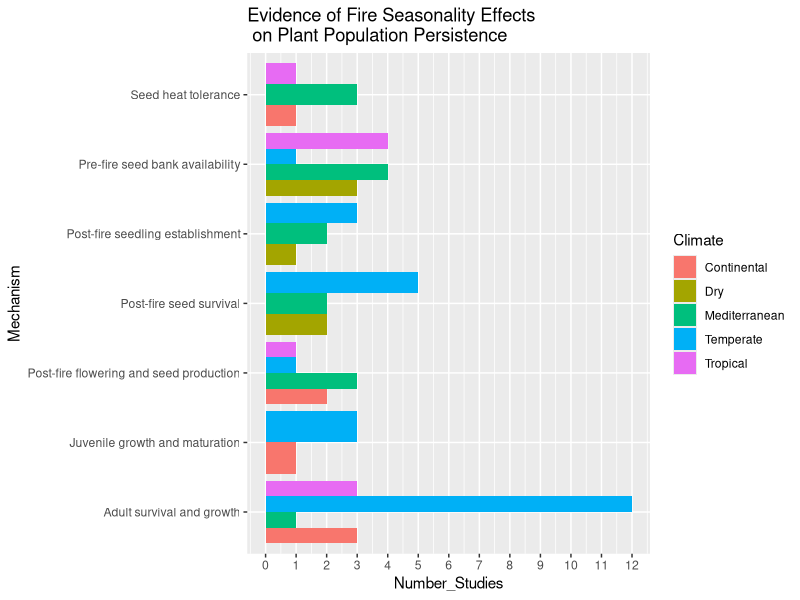
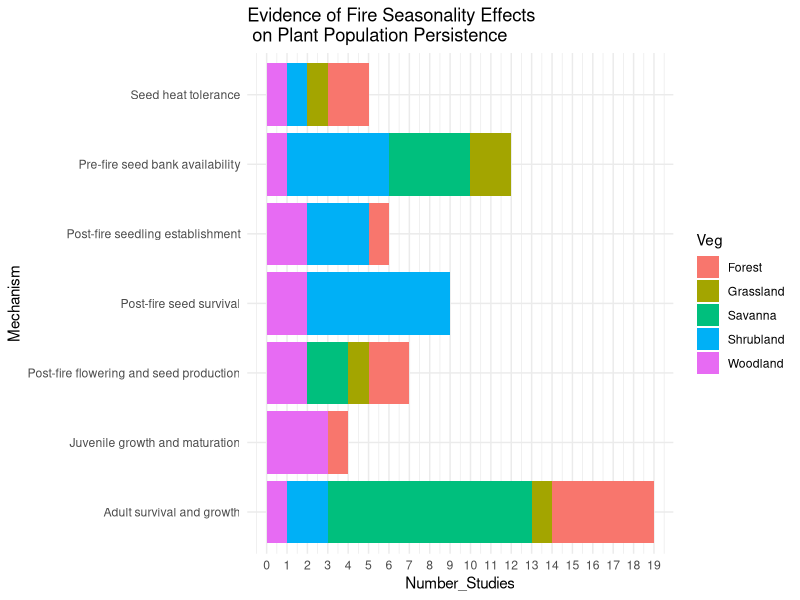

Reproduce these figures in R, in order.
## ---- chunk 1
library(knitr)
library(tidyverse)
library(ggplot2)
library(ggthemes)
opts_chunk$set(echo = TRUE, message = F, warning = F)
## ---- chunk 2
fire_climate <- read_csv("data_raw/viz_critique/fire-seasonality.csv")

fire_climate[fire_climate == 0] = NA

fire_climate %>% 
  filter(!is.na(Number_Studies)) %>% 
  ggplot(aes(y = Mechanism,
             x = Number_Studies,
             fill = Climate)) +
  geom_col(position = "dodge") +
  scale_x_continuous(breaks = 0:12) +
  ggtitle("Evidence of Fire Seasonality Effects \n on Plant Population Persistence")
## ---- chunk 3
fire_veg <- read_csv("data_raw/viz_critique/fire-seasonality-veg.csv")

fire_veg[fire_veg == 0] = NA

fire_veg %>% 
  filter(!is.na(Number_Studies)) %>% 
  ggplot(aes(y = Mechanism,
             x = Number_Studies,
             fill = Veg)) +
  geom_col() +
  scale_x_continuous(breaks = 0:20) +
  theme_minimal() +
  ggtitle("Evidence of Fire Seasonality Effects \n on Plant Population Persistence")
